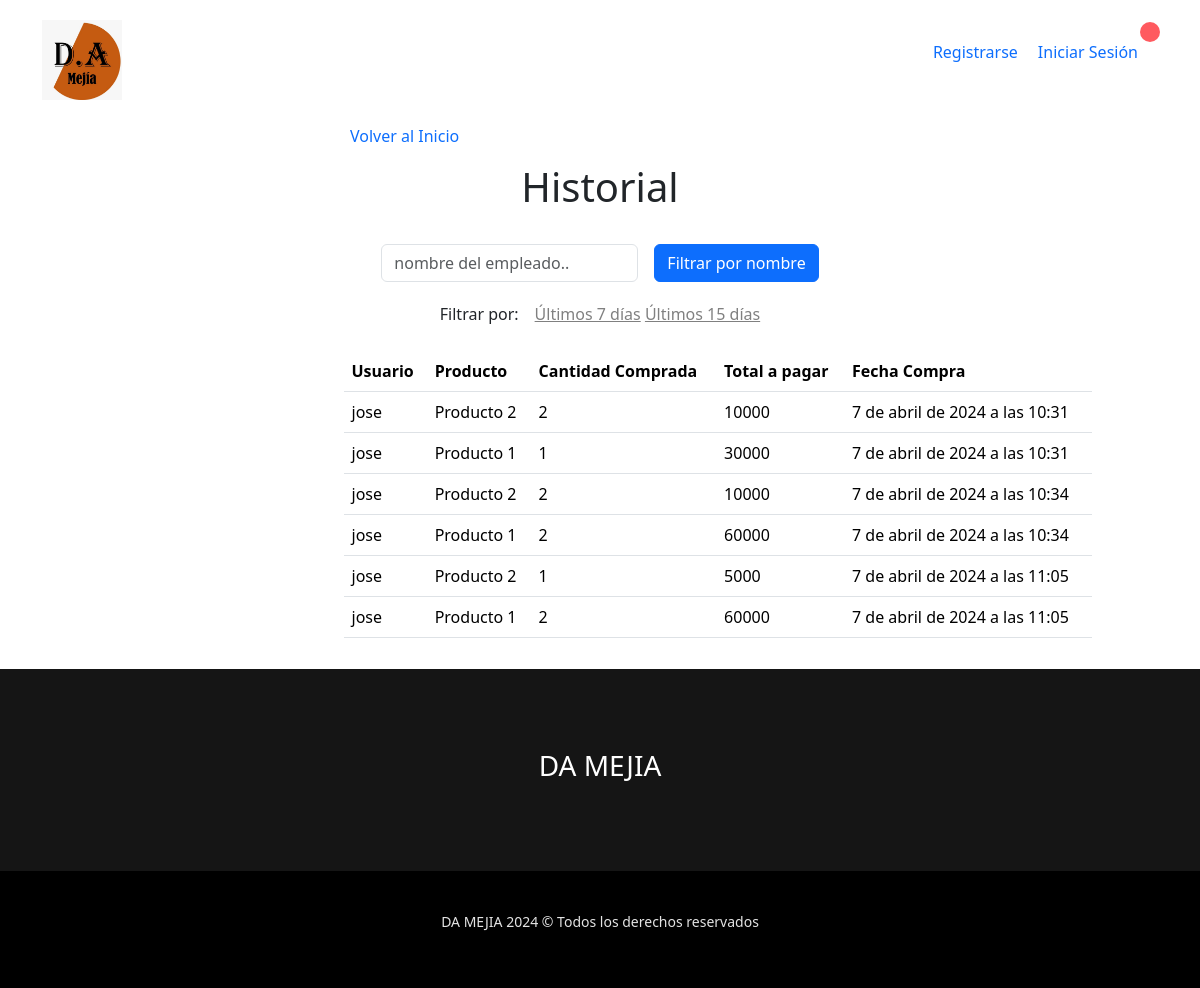
Page /historial/ on the earlier database version.
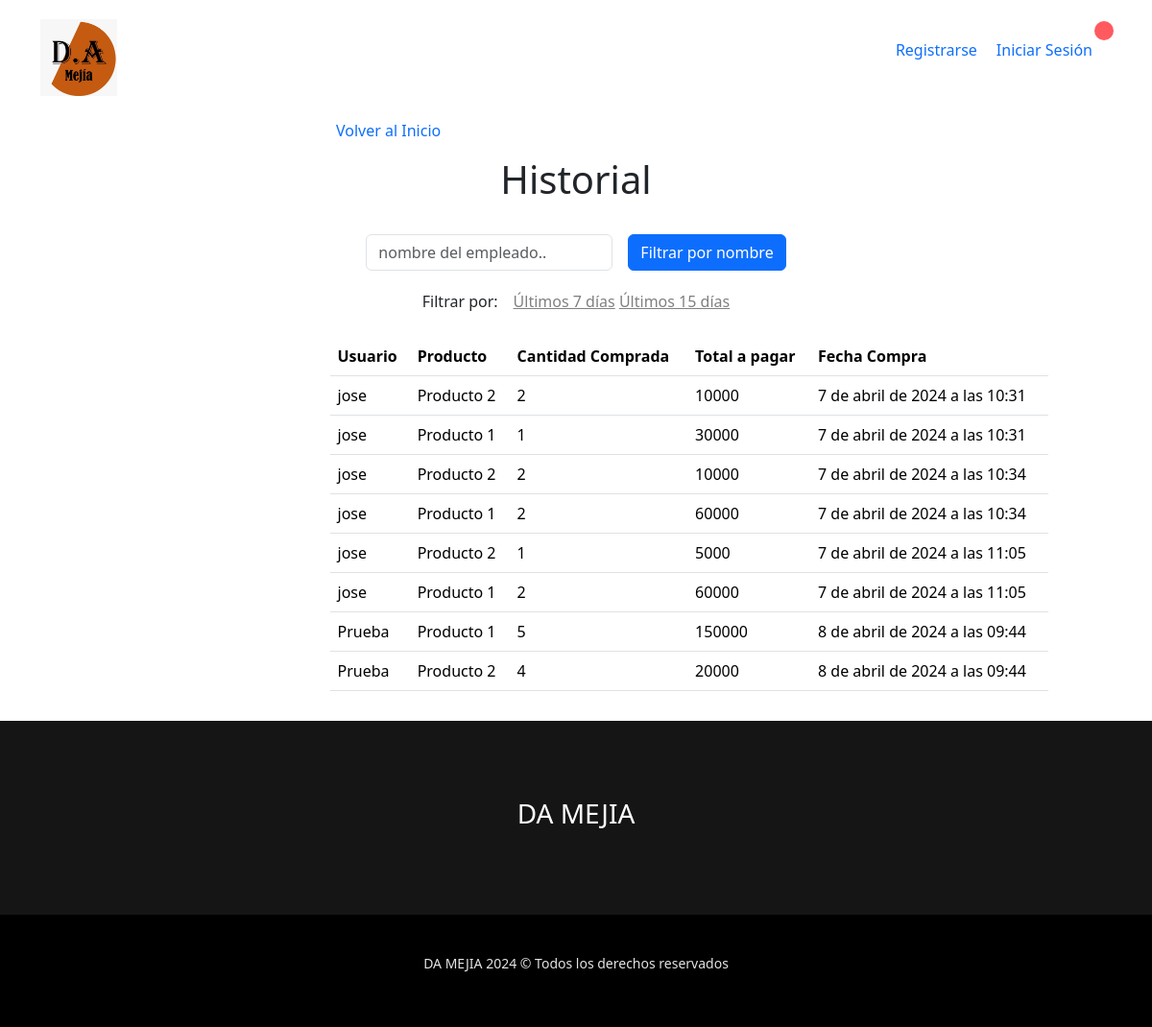
Same page on the later database version.
### tienda/models.py (models this page shows, shortened)
class Factura(models.Model):
    usuario = models.ForeignKey(User, on_delete=models.CASCADE)
    producto=models.ForeignKey(Producto, on_delete=models.CASCADE)
    cantidad = models.IntegerField(default=1,null=False,blank=False)
    fecha_compra = models.DateTimeField(auto_now_add=True)

class Producto(models.Model):
    nombre = models.CharField(max_length=120,null=False,blank=False)
    precio = models.IntegerField(null=False,blank=False)
    cantidad = models.IntegerField(null=False,blank=False)
    categoria = models.ForeignKey(Categoria,on_delete=models.CASCADE)
    imagen = models.ImageField(upload_to="producto", null=False,blank=False)
    creado = models.DateTimeField(auto_now_add=True)
    actualizado = models.DateTimeField(auto_now=True)

### proyectowebapp/views.py (the view)
# urls.py: path('historial/',views.registros,name="Historial"),
def registros(request):
    nombre_usuario = request.GET.get('nombre_usuario')
    ultimos_7_dias = request.GET.get('ultimos_7_dias')
    ultimos_15_dias = request.GET.get('ultimos_15_dias')
    fecha_actual = datetime.now().date()
    fecha_inicio_7_dias = fecha_actual - timedelta(days=7)
    fecha_inicio_15_dias = fecha_actual - timedelta(days=15)
    historial = Factura.objects.all()
    if nombre_usuario:
        historial = historial.filter(usuario__username__icontains=nombre_usuario)
    if ultimos_7_dias:
        historial = historial.filter(fecha_compra__gte=fecha_inicio_7_dias, fecha_compra__lte=fecha_actual)
    if ultimos_15_dias:
        historial = historial.filter(fecha_compra__gte=fecha_inicio_15_dias, fecha_compra__lte=fecha_actual)
    return render(request, 'proyectowebapp/historial.html', {'historial': historial})

### carrito/context_processor.py (called while the page is built)
def importe_total_carro(request):
    total=0
    if request.user.is_authenticated:
        if 'carro' in request.session:
            for key, value in request.session["carro"].items():
                total=total+int(value["precio"])
    else:
        total="Debes hacer login"
    return {"importe_total_carro":total}

### proyectowebapp/templatetags/historial_tags.py (called while the page is built)
@register.filter
def multiplica(value, arg):
    return value * arg

### proyectowebapp/templates/proyectowebapp/historial.html (shortened to what this page needs)
{% extends 'proyectowebapp/base.html' %}
{% load static %}
{% load historial_tags %}
{% block styles %}
<link rel="stylesheet" href="{% static 'css/historial.css' %}">
{% endblock %}
{% block content %}
    <span class="enloace">
        <a class="inicio" href="{% url 'Home' %}">Volver al Inicio</a>
    </span>
    <div class="titulo">
        <h1>Historial</h1>
    </div>
    <div class="container">
        <form method="get" class="d-flex justify-content-center">
            <div class="col-auto mx-2">
                <input class="form-control" placeholder="nombre del empleado.." type="text" aria-label="default input example" name="nombre_usuario" value="{{ request.GET.nombre_empleado }}">
            </div>
            <div class="col-auto mx-2">
                <button type="submit" class="btn btn-primary">Filtrar por nombre</button>
            </div>
        </form>
    </div>
    <div class="container">
        <form method="get" class="d-flex justify-content-center">
            <div class="col-auto mx-2">
                <label>Filtrar por:</label>
            </div>
            <div class="col-auto mx-2">
                <button type="submit" name="ultimos_7_dias" value="true" class="filtrar">Últimos 7 días</button>
                <button type="submit" name="ultimos_15_dias" value="true" class="filtrar">Últimos 15 días</button>
            </div>
        </form>
    </div>
    <div class="resultados">
        <table class="table">
            <thead>
            <tr>
                <th scope="col">Usuario</th>
                <th scope="col">Producto</th>
                <th scope="col">Cantidad Comprada</th>
                <th scope="col">Total a pagar</th>
                <th scope="col">Fecha Compra</th>
            </tr>
            </thead>
            <tbody>
                {% for historia in historial %}
                <tr>
                    <td>{{ historia.usuario.username }}</td>
                    <td>{{ historia.producto.nombre }}</td>
                    <td>{{ historia.cantidad }}</td>
                    <td>{{ historia.cantidad|multiplica:historia.producto.precio }}</td>
                    <td>{{ historia.fecha_compra }}</td>
                </tr>
            {% empty %}
                <tr>
                    <td colspan="5">Sin compras.</td>
                </tr>
            {% endfor %}
            </tbody>
        </table>
    </div>
{% endblock %}

### proyectowebapp/templates/proyectowebapp/base.html (shortened to what this page needs)
{% load static %}
{% load historial_tags %}
<!DOCTYPE html>
<html lang="en">
<head>
    <link rel="stylesheet" href="{% static 'css/base.css' %}">
    <link rel="stylesheet" href="https://use.fontawesome.com/releases/v5.8.1/css/all.css">
    <link rel="stylesheet" href="https://maxst.icons8.com/vue-static/landings/line-awesome/line-awesome/1.3.0/css/line-awesome.min.css">
    <link rel="stylesheet" href="https://unpkg.com/aos@next/dist/aos.css">
    <link href="https://cdn.jsdelivr.net/npm/bootstrap@5.3.3/dist/css/bootstrap.min.css" rel="stylesheet">
    {% block styles %}{% endblock %}
</head>
<body>
    {% include 'partials/header.html' %}
    {% block content %}
    {% endblock %}
    {% include 'partials/footer.html' %}
</body>
</html>

### proyectowebapp/templates/partials/header.html (shortened to what this page needs)
{% load static %}
<div class="hm-header">
    <div class="container">
        <div class="header-menu">
            <div class="hm-logo">
                <a href="#">
                    <img src="{% static 'imagenes/logoDAMEJIA.jpeg' %}" alt="">
                </a>
            </div>
            <nav class="hm-menu">
                <ul>
                    {% if request.user.is_authenticated %}
                        <span class="bienvenida">¡Bienvenido a DA Mejia!</span>
                        {% if user.is_superuser %}
                            <li><a href="{% url 'Historial' %}" class="enlace-header">Historial</a></li>
                        {% endif %}
                        <li><a href="{% url 'Home' %}" class="enlace-header">Productos</a></li>
                        <li><a href="{% url 'Nosotros' %}" class="enlace-header">Nosotros</a></li>
                        <li><a href="{% url 'Contacto' %}" class="enlace-header">Contacto</a></li>
                        <li><a href="{% url 'cerrar_sesion' %}" class="enlace-header">Cerrar Sesión</a></li>
                    {% else %}
                        <a href="{% url 'Autenticacion' %}" class="enlace-header">Registrarse</a>
                        <a href="{% url 'logear' %}" class="enlace-header">Iniciar Sesión</a>
                    {% endif %}
                </ul>
                <div class="hm-icon-cart">
                    <a href="#" id="toggle-cart">
                        <span></span>
                    </a>
                </div>
            </nav>
        </div>
    </div>
</div>

### proyectowebapp/templates/partials/footer.html (shortened to what this page needs)
<footer>
    <div class="container">
        <div class="centrar">
            <h3>DA MEJIA</h3>
        </div>
    </div>
</footer>
<div class="foo-copy">
    <div class="container">
        <p>DA MEJIA 2024 © Todos los derechos reservados</p>
    </div>
</div>

### proyectowebapp/static/css/base.css (style rules this page uses)
:root { --color-principal: #FF5A5F; --color-primary-hover:#d64246; --color-verde:#04A75B; --color-negro: #444A47; --color-fondo: #F7F9FD; --color-footer: #151515; }
* { padding: 0px; margin: 0; }
.enlace-header { margin: 0 10px; }
body { font-family: 'Poppins', sans-serif; }
.hm-wrapper, body { min-height: 100%; }
a { text-decoration: none; }
ul,ol { list-style: none; }
img { width: 100%; height: 100%; object-fit: cover; vertical-align: middle; border-style: none; }
.btn-primary { background: var(--color-principal); color: #fff; border-radius: 25px; text-align: center; }
.centrar { display: flex; justify-content: center; align-items: center; color: white; }
.hm-header { position: relative; height: 64px; background: #fff; line-height: 64px; -webkit-transition: all .6s ease-in-out; -moz-transition: all .6s ease-in-out; -ms-transition: all .6s ease-in-out; -o-transition: all .6s ease-in-out; transition: all .6s ease-in-out; margin-top: 20px; margin-bottom: 20px; box-sizing: border-box; }
.header-menu { display: flex; height: 100%; justify-content: space-between; align-items: center; }
.header-menu .hm-logo { width: 80px; height: 80px; }
.hm-menu { display: flex; position: relative; }
.hm-menu ul { display: flex; }
.hm-menu .hm-icon-cart { margin-left: 10px; }
.hm-menu .hm-icon-cart a { font-size: 33px; color: var(--color-negro); position: relative; }
.hm-menu .hm-icon-cart a span { position: absolute; width: 20px; height: 20px; line-height: 20px; text-align: center; top: 2px; right: -2px; font-size: 10px; border-radius: 50%; background: var(--color-principal); color: #fff; }
footer { background: #151515; padding: 80px 0px; }
.foo-copy { background: #000000; padding: 40px 0px; }
.foo-copy p { text-align: center; color: #E3E3E3; font-size: 14px; font-weight: 300; }

### proyectowebapp/static/css/historial.css (style rules this page uses)
* { margin: 0; padding: 0; }
.titulo { display: flex; justify-content: center; padding: 15px; }
.container form { padding: 10px 20px; }
.filtrar { border: none; background-color: white; text-decoration: underline; color: gray; }
.resultados { display: flex; justify-content: center; margin: 15px; margin-left: 250px; }
.table { width: 80%; }
.enloace { display: flex; padding-left: 350px; padding-top: 20px; }
a { text-decoration: none; }

Differences in the rows shown:
added Factura: usuario.username "Prueba", producto.nombre "Producto 1", cantidad "5", cantidad|multiplica "150000", fecha_compra "8 de abril de 2024 a las 09:44"
added Factura: usuario.username "Prueba", producto.nombre "Producto 2", cantidad "4", cantidad|multiplica "20000", fecha_compra "8 de abril de 2024 a las 09:44"
